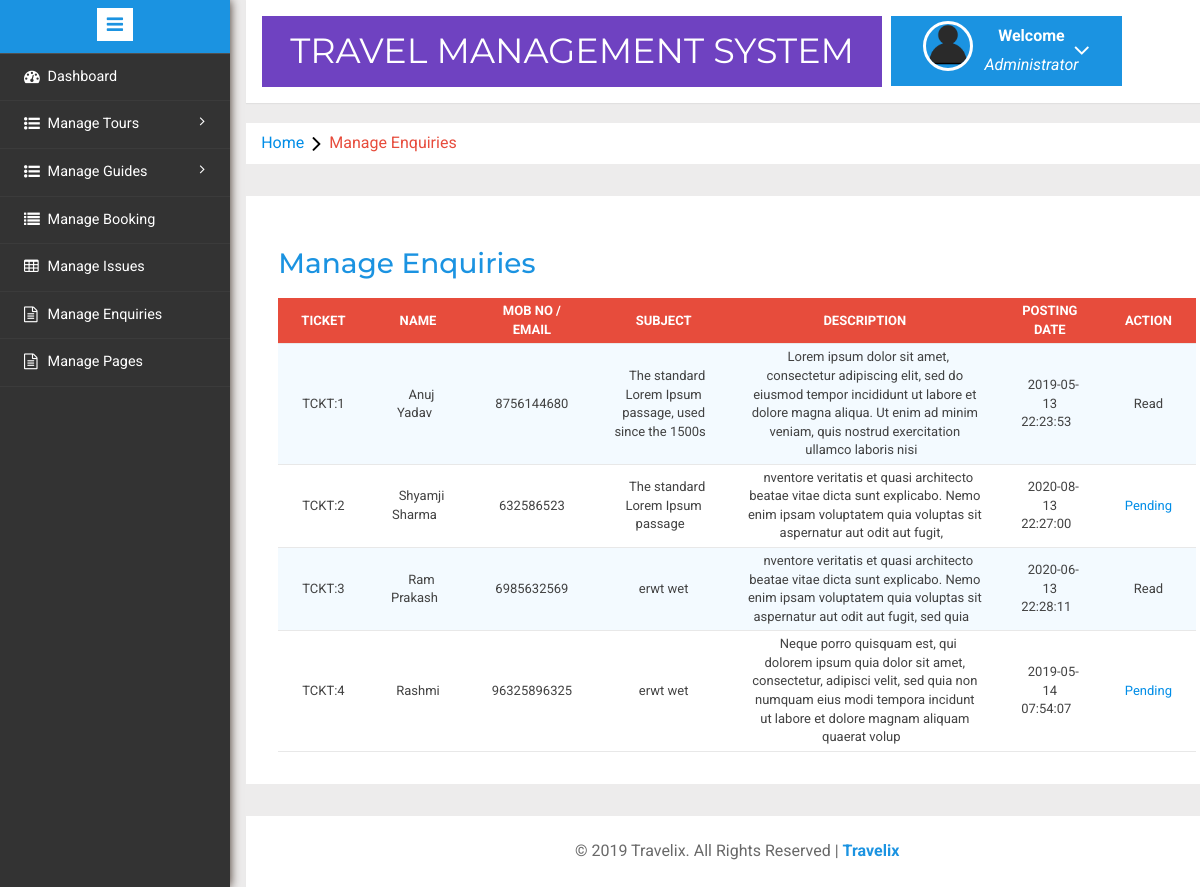
The page /admin/manage-enquires.php (signed in) on the database its author committed.
### tables this page shows
CREATE TABLE `tblenquiry` (
  `id` int(11) NOT NULL,
  `FullName` varchar(100) DEFAULT NULL,
  `UserEmail` varchar(100) DEFAULT NULL,
  `MobileNumber` varchar(150) DEFAULT NULL,
  `Subject` varchar(100) DEFAULT NULL,
  `Description` text DEFAULT NULL,
  `PostingDate` timestamp NULL DEFAULT current_timestamp(),
  `Status` int(1) DEFAULT NULL
);

### admin/manage-enquires.php (the view, shortened to what this page needs)
<?php
include('includes/config.php');
if(strlen($_SESSION['alogin'])==0)
	{
header('location:index.php');
}
else{
	?>
<!DOCTYPE HTML>
<html>
<head>
<link href="css/bootstrap.min.css" rel='stylesheet' type='text/css' />
<link href="css/style.css" rel='stylesheet' type='text/css' />
<link rel="stylesheet" href="css/morris.css" type="text/css"/>
<link href="css/font-awesome.css" rel="stylesheet">
<link rel="stylesheet" type="text/css" href="css/table-style.css" />
<link rel="stylesheet" type="text/css" href="css/basictable.css" />
<link rel="stylesheet" href="css/icon-font.min.css" type='text/css' />
</head>
<body>
   <div class="page-container">
<div class="left-content">
	   <div class="mother-grid-inner">
				<?php include('includes/header.php');?>
				</div>
<ol class="breadcrumb">
                <li class="breadcrumb-item"><a href="index.html">Home</a><i class="fa fa-angle-right"></i>Manage Enquiries</li>
            </ol>
<div class="agile-grids">
				<div class="agile-tables">
					<div class="w3l-table-info">
					  <h2>Manage Enquiries</h2>
					    <table id="table">
						<thead>
						  <tr>
						  <th>Ticket</th>
							<th>Name</th>
							<th>Mob No / Email</th>
							<th>Subject </th>
							<th>Description </th>
							<th>Posting date </th>
							<th>Action </th>
						  </tr>
						</thead>
						<tbody>
<?php $sql = "SELECT * from tblenquiry";
$query = $dbh -> prepare($sql);
$query->execute();
$results=$query->fetchAll(PDO::FETCH_OBJ);
if($query->rowCount() > 0)
{
foreach($results as $result)
{				?>
						  <tr>
							<td width="120">TCKT:<?php echo htmlentities($result->id);?></td>
							<td width="50"><?php echo htmlentities($result->FullName);?></td>
								<td width="50"><?php echo htmlentities($result->MobileNumber);?> <br />
								<?php echo $result->EmailId;?></td>
							<td width="200"><?php echo htmlentities($result->Subject);?></a></td>
							<td width="400"><?php echo htmlentities($result->Description);?></td>
								<td width="50"><?php echo htmlentities($result->PostingDate);?></td>
								<?php if($result->Status==1)
{
	?><td>Read</td>
<?php } else {?>
<td><a href="manage-enquires.php?eid=<?php echo htmlentities($result->id);?>" onclick="return confirm('Do you really want to read')">Pending</a>
</td>
<?php } ?>
</tr>
						 <?php } }?>
						</tbody>
					  </table>
					</div>
			</div>
<?php include('includes/footer.php');?>
</div>
</div>
						<?php include('includes/sidebarmenu.php');?>
							</div>
</body>
</html>
<?php } ?>

### admin/css/table-style.css (style rules this page uses)
table { background: white; border-collapse: collapse; margin: 1.25em 0 0; width: 100%; }
table tr, table th, table td { border: none; border-bottom: 1px solid #e8e8e8; font-size: 13px; width:auto; }
table th, table td { padding: 4px 17px; text-align: center; width:auto; }
table th { background: #e74c3c; color: #fff; text-transform: uppercase; width:auto; }
table tr td { background: #f3faff; color: #424242; width:auto; }
table tr:nth-of-type(2n+2) td { background: #ffffff; }
table { width: 100%; }

### admin/manage-enquires.php (style rules this page uses)
table { width: 100%; }

### rows shown on the page
tblenquiry: id "1", FullName "Anuj Yadav", MobileNumber "8756144680", Subject "The standard Lorem Ipsum passage, used since the 1500s", Description "Lorem ipsum dolor sit amet, consectetur adipiscing elit, sed do eiusmod tempor incididunt ut labore et dolore magna aliqua. Ut enim ad minim veniam, quis nostrud exercitation ullamco laboris nisi", PostingDate "2019-05-13 22:23:53", Status "Read"
tblenquiry: id "2", FullName "Shyamji Sharma", MobileNumber "632586523", Subject "The standard Lorem Ipsum passage", Description "nventore veritatis et quasi architecto beatae vitae dicta sunt explicabo. Nemo enim ipsam voluptatem quia voluptas sit aspernatur aut odit aut fugit,", PostingDate "2020-08-13 22:27:00"
tblenquiry: id "3", FullName "Ram Prakash", MobileNumber "6985632569", Subject "erwt wet", Description "nventore veritatis et quasi architecto beatae vitae dicta sunt explicabo. Nemo enim ipsam voluptatem quia voluptas sit aspernatur aut odit aut fugit, sed quia", PostingDate "2020-06-13 22:28:11", Status "Read"
tblenquiry: id "4", FullName "Rashmi", MobileNumber "96325896325", Subject "erwt wet", Description "Neque porro quisquam est, qui dolorem ipsum quia dolor sit amet, consectetur, adipisci velit, sed quia non numquam eius modi tempora incidunt ut labore et dolore magnam aliquam quaerat volup", PostingDate "2019-05-14 07:54:07"
